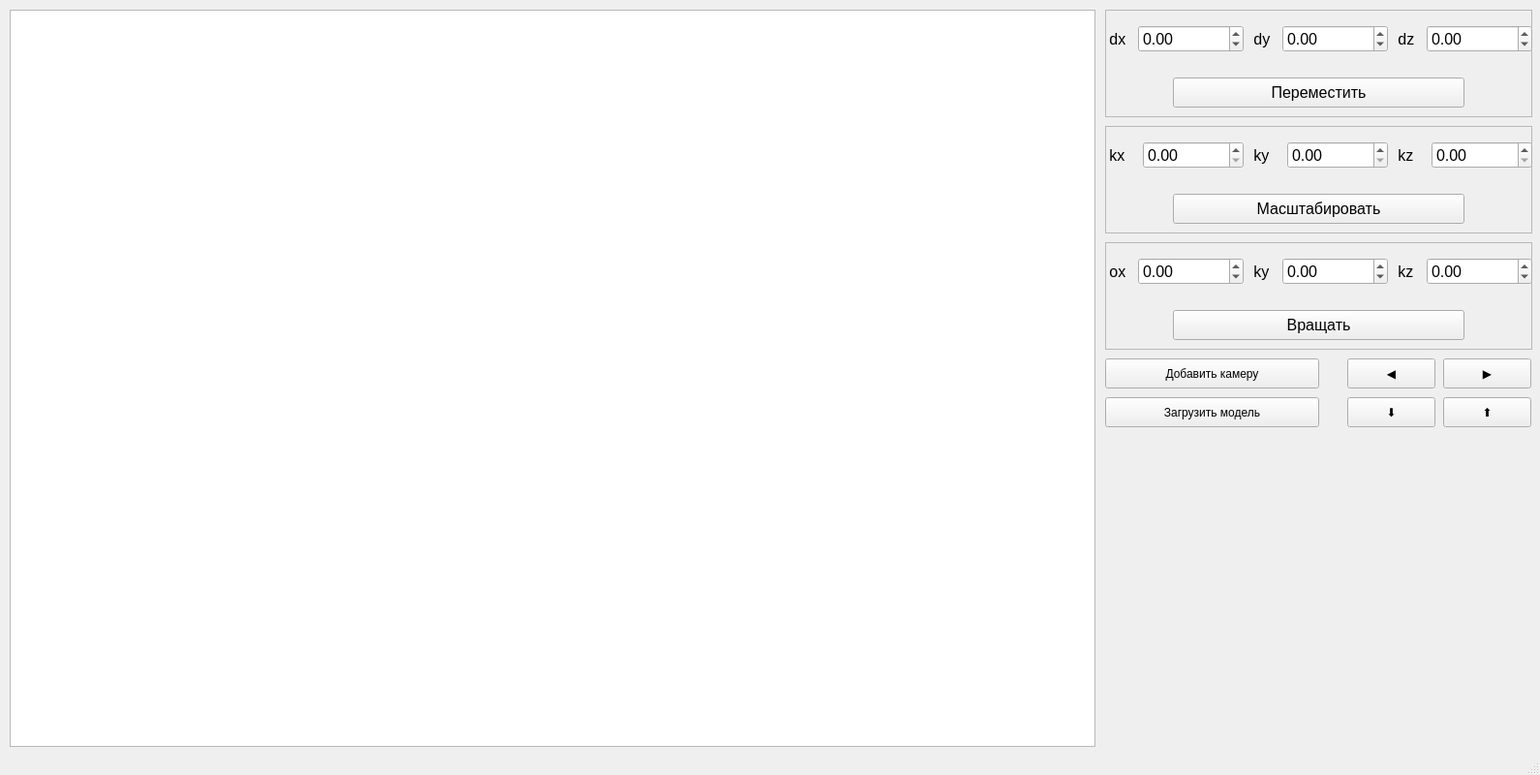
<?xml version="1.0" encoding="UTF-8"?>
<ui version="4.0">
 <class>MainWindow</class>
 <widget class="QMainWindow" name="MainWindow">
  <property name="geometry">
   <rect>
    <x>0</x>
    <y>0</y>
    <width>1590</width>
    <height>800</height>
   </rect>
  </property>
  <property name="windowTitle">
   <string>MainWindow</string>
  </property>
  <widget class="QWidget" name="centralwidget">
   <widget class="QGraphicsView" name="graphicsView">
    <property name="geometry">
     <rect>
      <x>10</x>
      <y>10</y>
      <width>1121</width>
      <height>761</height>
     </rect>
    </property>
   </widget>
   <widget class="QPushButton" name="load_button">
    <property name="geometry">
     <rect>
      <x>1141</x>
      <y>410</y>
      <width>221</width>
      <height>31</height>
     </rect>
    </property>
    <property name="text">
     <string>Загрузить модель</string>
    </property>
   </widget>
   <widget class="QFrame" name="frame">
    <property name="geometry">
     <rect>
      <x>1141</x>
      <y>10</y>
      <width>441</width>
      <height>111</height>
     </rect>
    </property>
    <property name="frameShape">
     <enum>QFrame::StyledPanel</enum>
    </property>
    <property name="frameShadow">
     <enum>QFrame::Raised</enum>
    </property>
    <widget class="QPushButton" name="move_button">
     <property name="geometry">
      <rect>
       <x>70</x>
       <y>70</y>
       <width>301</width>
       <height>31</height>
      </rect>
     </property>
     <property name="font">
      <font>
       <pointsize>12</pointsize>
      </font>
     </property>
     <property name="text">
      <string>Переместить</string>
     </property>
    </widget>
    <widget class="QWidget" name="gridLayoutWidget">
     <property name="geometry">
      <rect>
       <x>0</x>
       <y>0</y>
       <width>441</width>
       <height>61</height>
      </rect>
     </property>
     <layout class="QGridLayout" name="gridLayout">
      <item row="0" column="5">
       <widget class="QLabel" name="label_3">
        <property name="font">
         <font>
          <pointsize>12</pointsize>
         </font>
        </property>
        <property name="text">
         <string> dz</string>
        </property>
       </widget>
      </item>
      <item row="0" column="6">
       <widget class="QDoubleSpinBox" name="dz_box">
        <property name="font">
         <font>
          <pointsize>12</pointsize>
         </font>
        </property>
        <property name="minimum">
         <double>-99999999999999991611392.000000000000000</double>
        </property>
        <property name="maximum">
         <double>10000000000000000.000000000000000</double>
        </property>
       </widget>
      </item>
      <item row="0" column="1">
       <widget class="QDoubleSpinBox" name="dx_box">
        <property name="font">
         <font>
          <pointsize>12</pointsize>
         </font>
        </property>
        <property name="minimum">
         <double>-10000000000000000.000000000000000</double>
        </property>
        <property name="maximum">
         <double>10000000000000000.000000000000000</double>
        </property>
       </widget>
      </item>
      <item row="0" column="0">
       <widget class="QLabel" name="label">
        <property name="font">
         <font>
          <pointsize>12</pointsize>
         </font>
        </property>
        <property name="text">
         <string> dx</string>
        </property>
       </widget>
      </item>
      <item row="0" column="2">
       <widget class="QLabel" name="label_2">
        <property name="font">
         <font>
          <pointsize>12</pointsize>
         </font>
        </property>
        <property name="text">
         <string> dy</string>
        </property>
       </widget>
      </item>
      <item row="0" column="3" colspan="2">
       <widget class="QDoubleSpinBox" name="dy_box">
        <property name="font">
         <font>
          <pointsize>12</pointsize>
         </font>
        </property>
        <property name="minimum">
         <double>-10000000000000000000000.000000000000000</double>
        </property>
        <property name="maximum">
         <double>10000000000000000000000.000000000000000</double>
        </property>
       </widget>
      </item>
     </layout>
    </widget>
   </widget>
   <widget class="QFrame" name="frame_2">
    <property name="geometry">
     <rect>
      <x>1141</x>
      <y>130</y>
      <width>441</width>
      <height>111</height>
     </rect>
    </property>
    <property name="frameShape">
     <enum>QFrame::StyledPanel</enum>
    </property>
    <property name="frameShadow">
     <enum>QFrame::Raised</enum>
    </property>
    <widget class="QPushButton" name="scale_button">
     <property name="geometry">
      <rect>
       <x>70</x>
       <y>70</y>
       <width>301</width>
       <height>31</height>
      </rect>
     </property>
     <property name="font">
      <font>
       <pointsize>12</pointsize>
      </font>
     </property>
     <property name="text">
      <string>Масштабировать</string>
     </property>
    </widget>
    <widget class="QWidget" name="gridLayoutWidget_2">
     <property name="geometry">
      <rect>
       <x>0</x>
       <y>0</y>
       <width>441</width>
       <height>61</height>
      </rect>
     </property>
     <layout class="QGridLayout" name="gridLayout_2">
      <item row="0" column="4">
       <widget class="QLabel" name="label_6">
        <property name="font">
         <font>
          <pointsize>12</pointsize>
         </font>
        </property>
        <property name="text">
         <string> kz</string>
        </property>
       </widget>
      </item>
      <item row="0" column="3">
       <widget class="QDoubleSpinBox" name="ky_box">
        <property name="font">
         <font>
          <pointsize>12</pointsize>
         </font>
        </property>
        <property name="minimum">
         <double>0.000000000000000</double>
        </property>
        <property name="maximum">
         <double>10000000000000000000000.000000000000000</double>
        </property>
       </widget>
      </item>
      <item row="0" column="0">
       <widget class="QLabel" name="label_4">
        <property name="font">
         <font>
          <pointsize>12</pointsize>
         </font>
        </property>
        <property name="text">
         <string> kx</string>
        </property>
       </widget>
      </item>
      <item row="0" column="1">
       <widget class="QDoubleSpinBox" name="kx_box">
        <property name="font">
         <font>
          <pointsize>12</pointsize>
         </font>
        </property>
        <property name="minimum">
         <double>0.000000000000000</double>
        </property>
        <property name="maximum">
         <double>10000000000000000.000000000000000</double>
        </property>
       </widget>
      </item>
      <item row="0" column="2">
       <widget class="QLabel" name="label_5">
        <property name="font">
         <font>
          <pointsize>12</pointsize>
         </font>
        </property>
        <property name="text">
         <string> ky</string>
        </property>
       </widget>
      </item>
      <item row="0" column="5">
       <widget class="QDoubleSpinBox" name="kz_box">
        <property name="font">
         <font>
          <pointsize>12</pointsize>
         </font>
        </property>
        <property name="minimum">
         <double>0.000000000000000</double>
        </property>
        <property name="maximum">
         <double>10000000000000000.000000000000000</double>
        </property>
       </widget>
      </item>
     </layout>
    </widget>
   </widget>
   <widget class="QFrame" name="frame_3">
    <property name="geometry">
     <rect>
      <x>1141</x>
      <y>250</y>
      <width>441</width>
      <height>111</height>
     </rect>
    </property>
    <property name="frameShape">
     <enum>QFrame::StyledPanel</enum>
    </property>
    <property name="frameShadow">
     <enum>QFrame::Raised</enum>
    </property>
    <widget class="QPushButton" name="turn_button">
     <property name="geometry">
      <rect>
       <x>70</x>
       <y>70</y>
       <width>301</width>
       <height>31</height>
      </rect>
     </property>
     <property name="font">
      <font>
       <pointsize>12</pointsize>
      </font>
     </property>
     <property name="text">
      <string>Вращать</string>
     </property>
    </widget>
    <widget class="QWidget" name="gridLayoutWidget_4">
     <property name="geometry">
      <rect>
       <x>0</x>
       <y>0</y>
       <width>441</width>
       <height>61</height>
      </rect>
     </property>
     <layout class="QGridLayout" name="gridLayout_4">
      <item row="0" column="4">
       <widget class="QLabel" name="label_10">
        <property name="font">
         <font>
          <pointsize>12</pointsize>
         </font>
        </property>
        <property name="text">
         <string> kz</string>
        </property>
       </widget>
      </item>
      <item row="0" column="3">
       <widget class="QDoubleSpinBox" name="oy_box">
        <property name="font">
         <font>
          <pointsize>12</pointsize>
         </font>
        </property>
        <property name="minimum">
         <double>-10000000000000000000000.000000000000000</double>
        </property>
        <property name="maximum">
         <double>10000000000000000000000.000000000000000</double>
        </property>
       </widget>
      </item>
      <item row="0" column="0">
       <widget class="QLabel" name="label_11">
        <property name="font">
         <font>
          <pointsize>12</pointsize>
         </font>
        </property>
        <property name="text">
         <string> ox</string>
        </property>
       </widget>
      </item>
      <item row="0" column="1">
       <widget class="QDoubleSpinBox" name="ox_box">
        <property name="font">
         <font>
          <pointsize>12</pointsize>
         </font>
        </property>
        <property name="minimum">
         <double>-10000000000000000.000000000000000</double>
        </property>
        <property name="maximum">
         <double>10000000000000000.000000000000000</double>
        </property>
       </widget>
      </item>
      <item row="0" column="2">
       <widget class="QLabel" name="label_12">
        <property name="font">
         <font>
          <pointsize>12</pointsize>
         </font>
        </property>
        <property name="text">
         <string> ky</string>
        </property>
       </widget>
      </item>
      <item row="0" column="5">
       <widget class="QDoubleSpinBox" name="oz_box">
        <property name="font">
         <font>
          <pointsize>12</pointsize>
         </font>
        </property>
        <property name="minimum">
         <double>-99999999999999991611392.000000000000000</double>
        </property>
        <property name="maximum">
         <double>10000000000000000.000000000000000</double>
        </property>
       </widget>
      </item>
     </layout>
    </widget>
   </widget>
   <widget class="QPushButton" name="add_camera">
    <property name="geometry">
     <rect>
      <x>1141</x>
      <y>370</y>
      <width>221</width>
      <height>31</height>
     </rect>
    </property>
    <property name="text">
     <string>Добавить камеру</string>
    </property>
   </widget>
   <widget class="QPushButton" name="right_button">
    <property name="geometry">
     <rect>
      <x>1490</x>
      <y>370</y>
      <width>91</width>
      <height>31</height>
     </rect>
    </property>
    <property name="text">
     <string>▶</string>
    </property>
   </widget>
   <widget class="QPushButton" name="down_button">
    <property name="geometry">
     <rect>
      <x>1391</x>
      <y>410</y>
      <width>91</width>
      <height>31</height>
     </rect>
    </property>
    <property name="text">
     <string>⬇</string>
    </property>
   </widget>
   <widget class="QPushButton" name="left_button">
    <property name="geometry">
     <rect>
      <x>1391</x>
      <y>370</y>
      <width>91</width>
      <height>31</height>
     </rect>
    </property>
    <property name="text">
     <string>◀</string>
    </property>
   </widget>
   <widget class="QPushButton" name="up_button">
    <property name="geometry">
     <rect>
      <x>1490</x>
      <y>410</y>
      <width>91</width>
      <height>31</height>
     </rect>
    </property>
    <property name="text">
     <string>⬆</string>
    </property>
   </widget>
  </widget>
  <widget class="QStatusBar" name="statusbar"/>
 </widget>
 <resources/>
 <connections/>
</ui>
